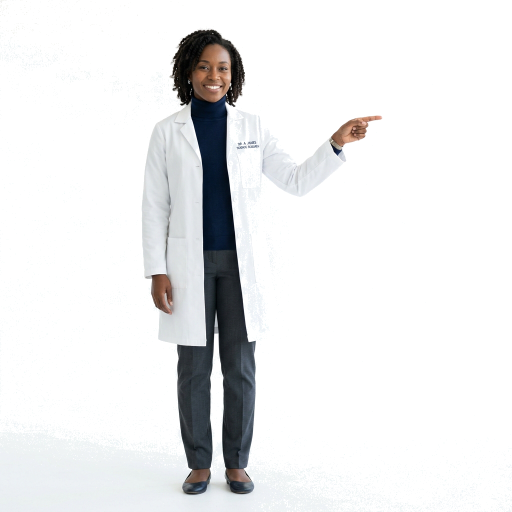
#> input picture test_cutout.png, 1024 x 1024 px (shown at 1/2 size)
$ python scratch_bg_floodfill.py test_cutout.png test_cutout.png
#> lines starting #> are read from the running program, lines starting #| are printed output that depends on the picture
from PIL import Image, ImageDraw
import sys

def remove_bg_floodfill(input_path, output_path):
#> called with input_path = 'test_cutout.png', output_path = 'test_cutout.png'
    img = Image.open(input_path).convert("RGBA")
#> img is the input picture: PIL image 1024x1024 RGBA; mean R, G, B, A 233.8, 234.4, 235, 59.4

    # Need to do flood fill from all 4 corners to be safe
    rgb_img = img.convert("RGB")
    width, height = rgb_img.size
#> width = 1024; height = 1024

    corners = [(0,0), (width-1, 0), (0, height-1), (width-1, height-1)]
    for corner in corners:
        ImageDraw.floodfill(rgb_img, corner, (255, 0, 255), thresh=30)
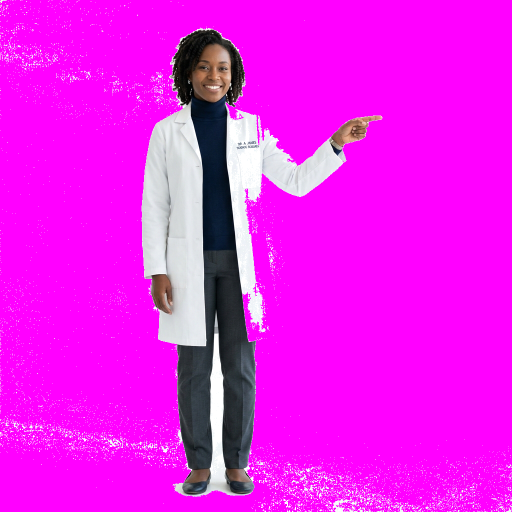
#> rgb_img: PIL image 1024x1024 RGB (shown at 1/2 size); mean R, G, B 234.9, 27.4, 235.8

    datas_rgb = rgb_img.getdata()
    datas_rgba = img.getdata()

    newData = []
    for rgb_pixel, rgba_pixel in zip(datas_rgb, datas_rgba):
        if rgb_pixel == (255, 0, 255):
            newData.append((255, 255, 255, 0))
        else:
            # simple feathering: if the pixel is very bright, make it semi-transparent
            # to blend the jagged edge
            luma = 0.299 * rgba_pixel[0] + 0.587 * rgba_pixel[1] + 0.114 * rgba_pixel[2]
            if luma > 245:
                # likely an anti-aliased edge pixel
                newData.append((rgba_pixel[0], rgba_pixel[1], rgba_pixel[2], int(255 - (luma - 245)*25)))
            else:
                newData.append(rgba_pixel)
#> this loop made 1048576 passes
#> (rgba_pixel, luma) on passes 3, 4, 5, 6, 7, 8, 9, 10, 11, 12, 13, 22: ((242, 242, 240, 255), 241.8), ((242, 243, 238, 255), 242.1), ((255, 255, 255, 0), 255), ((243, 244, 236, 255), 242.8), ((242, 243, 237, 255), 242), ((242, 242, 240, 255), 241.8), ((242, 242, 240, 255), 241.8), ((255, 255, 255, 0), 255), ((243, 244, 239, 255), 243.1), ((243, 244, 239, 255), 243.1), ((242, 242, 240, 255), 241.8), ((240, 244, 245, 255), 242.9)
#> luma on pass 99: 241.8
#> after the loop, newData = 1048576 items

    img.putdata(newData)
    img.save(output_path, "PNG")

remove_bg_floodfill(sys.argv[1], sys.argv[2])
